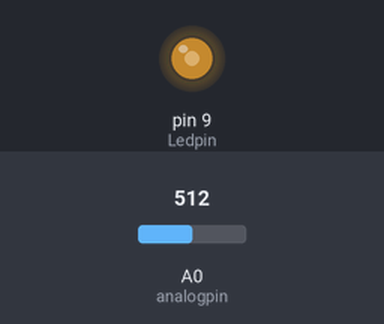
Simulated run of this sketch. Board: Arduino Uno, built with avr-gcc and run on an emulated ATmega328P. Shown: output pins drawn as LEDs (lit = HIGH). The test bench sets the inputs (shaded band); at power-on: A0 (analogpin) = 512.

Above: at 1.2 s.
1.3 s: A0 (analogpin) set to 716
At 2.2 s:
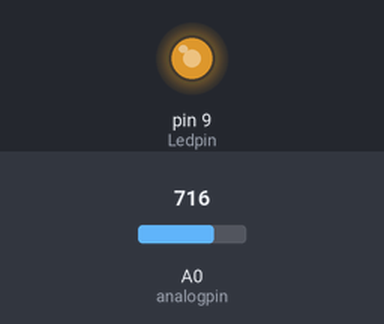
2.8 s: A0 (analogpin) set to 900
At 3.5 s:
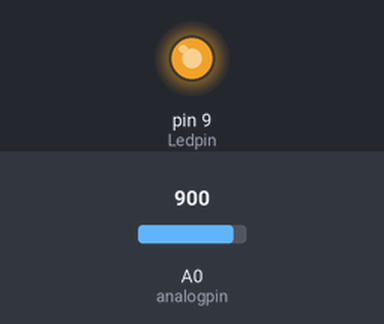
4.3 s: A0 (analogpin) set to 122
At 4.7 s:
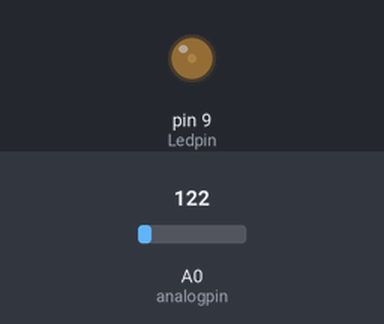
5.8 s: A0 (analogpin) set to 0
At 7.0 s:
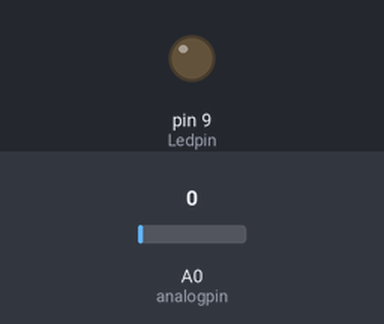
7.3 s: A0 (analogpin) set to 511
At 8.4 s:
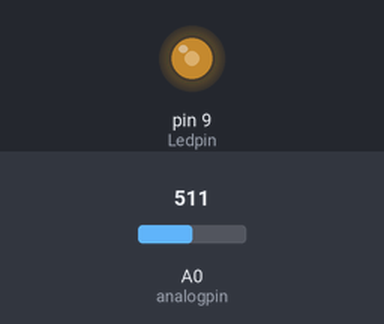
Timing chart, 0 to 9.8 s (numbered marks = the images above; inputs shaded):
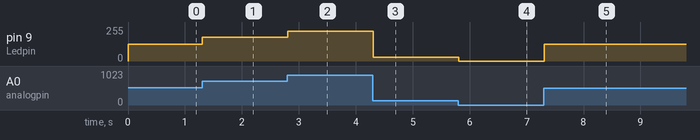

Measured:
- after the input at 1.3 s, pin 9 (Ledpin): 127/255 → 178/255 at once
- after the input at 2.8 s, pin 9 (Ledpin): 178/255 → 224/255 at once
- after the input at 4.3 s, pin 9 (Ledpin): 224/255 → 30/255 at once
- after the input at 5.8 s, pin 9 (Ledpin): 30/255 → 0/255 at once
- after the input at 7.3 s, pin 9 (Ledpin): 0/255 → 127/255 at once

The sketch:

PWM.ino
```cpp
/***********************************************************************
 * Primeiro Workshop Arduino e Robotica - TARZAN
 *
 * Programa de exemplo para a utilização do sinal PWM
 *
 * Autores: Gustavo Carlos
 *          Thobias Santos
 *
***********************************************************************/

int Ledpin=9; // Pino para a conexão do LED
int analogpin=A0; // Canal analógico que será lido
int value=0; // Variável para armazenar o valor lido do AD
int x; // Variável que indicara o valor do duty cycle PWM

void setup() {
  pinMode(Ledpin, OUTPUT); // coloca pino do Led como saída
}

void loop() {

  value=analogRead(analogpin); // realiza a leitura do AD

  x=map(value,0,1023,0,255); // realiza a conversão do AD para PWM

  analogWrite(Ledpin,x); // atualiza duty cycle no pino do LED

  delay(100); // aguarda 100 milissegundos

}
```
